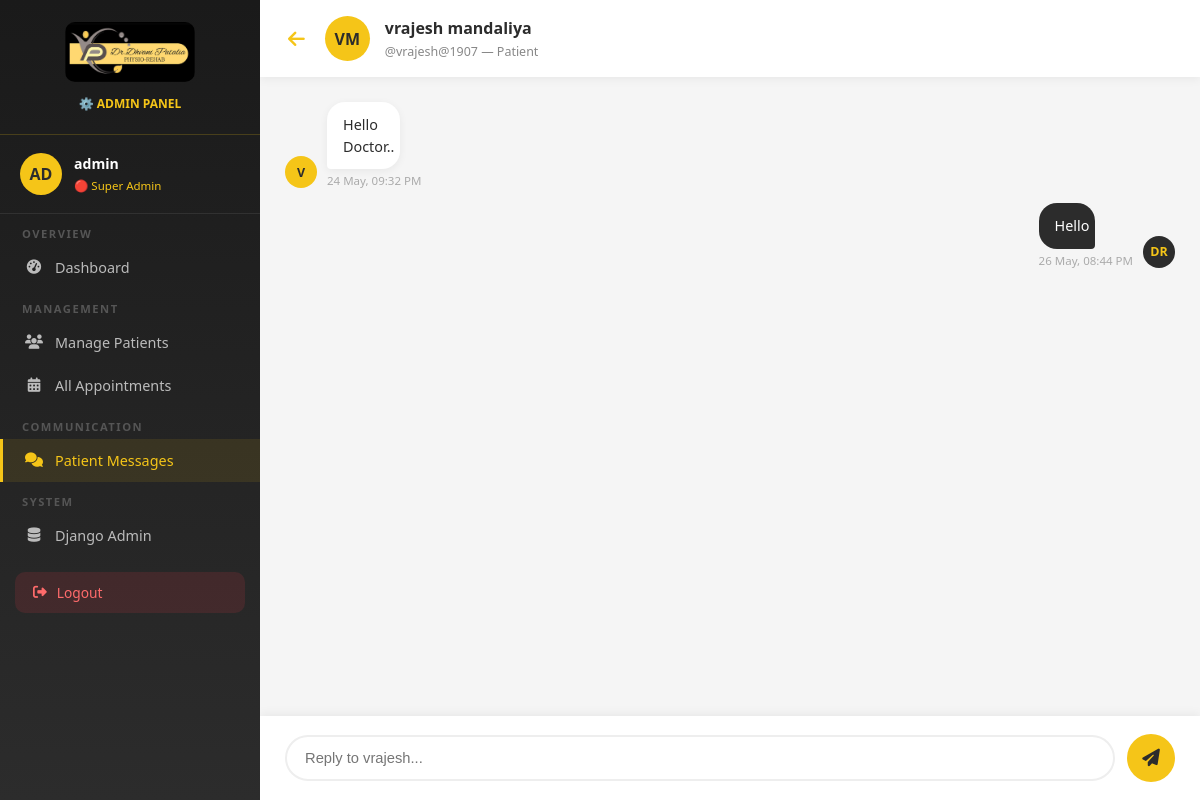
/admin-chat/4 (signed in), run on the app's committed database.
### core/models.py (models this page shows, shortened)
class Message(models.Model):
    sender = models.ForeignKey(User, on_delete=models.CASCADE, related_name='sent_messages')
    receiver = models.ForeignKey(User, on_delete=models.CASCADE, related_name='received_messages')
    content = models.TextField()
    is_read = models.BooleanField(default=False)
    created_at = models.DateTimeField(auto_now_add=True)
    class Meta:
        ordering = ['created_at']

### core/views.py (the view, shortened to what this page needs)
# urls.py: path('admin-chat/<int:patient_id>', views.admin_chat_detail, name='admin_chat_detail'),
@login_required(login_url='/login')
def admin_chat_detail(request, patient_id):
    if not request.user.is_superuser:
        return redirect('/client-dashboard')
    try:
        patient = User.objects.get(id=patient_id)
    except User.DoesNotExist:
        return redirect('/admin-chat')
    messages_list = Message.objects.filter(
        sender=patient, receiver=request.user
    ) | Message.objects.filter(
        sender=request.user, receiver=patient
    )
    messages_list = messages_list.order_by('created_at')
    Message.objects.filter(
        sender=patient,
        receiver=request.user,
        is_read=False
    ).update(is_read=True)
    return render(request, 'admin_chat_detail.html', {
        'user': request.user,
        'patient': patient,
        'messages_list': messages_list,
    })

### templates/admin_chat_detail.html (shortened to what this page needs)
{% load static %}
<!DOCTYPE html>
<html lang="en">
<head>
    <link href="https://cdnjs.cloudflare.com/ajax/libs/font-awesome/6.4.0/css/all.min.css" rel="stylesheet">
</head>
<body>
    <aside class="sidebar">
        <div class="sidebar-logo">
            <img src="{% static 'images/Dhvani_Patalia.jpeg' %}" alt="Logo">
            <p>⚙️ ADMIN PANEL</p>
        </div>
        <div class="sidebar-user">
            <div class="user-avatar">AD</div>
            <div class="user-info">
                <h4>{{ user.username }}</h4><span>🔴 Super Admin</span>
            </div>
        </div>
        <nav>
            <div class="nav-section">Overview</div>
            <a href="/admin-dashboard" class="nav-item"><i class="fas fa-tachometer-alt"></i> Dashboard</a>
            <div class="nav-section">Management</div>
            <a href="/admin-patients" class="nav-item"><i class="fas fa-users"></i> Manage Patients</a>
            <a href="/admin-appointments" class="nav-item"><i class="fas fa-calendar-alt"></i> All Appointments</a>
            <div class="nav-section">Communication</div>
            <a href="/admin-chat" class="nav-item active"><i class="fas fa-comments"></i> Patient Messages</a>
            <div class="nav-section">System</div>
            <a href="/admin/" class="nav-item"><i class="fas fa-database"></i> Django Admin</a>
        </nav>
        <a href="/logout" class="logout-btn"><i class="fas fa-sign-out-alt"></i> Logout</a>
    </aside>
    <div class="main-content">
        <div class="topbar">
            <a href="/admin-chat" class="back-btn"><i class="fas fa-arrow-left"></i></a>
            <div class="patient-avatar">
                {{ patient.first_name|first|upper }}{{ patient.last_name|first|upper }}
            </div>
            <div class="patient-info">
                <h3>{{ patient.get_full_name|default:patient.username }}</h3>
                <span>@{{ patient.username }} — Patient</span>
            </div>
        </div>
        <div class="chat-area" id="chatArea">
            {% if messages_list %}
            {% for msg in messages_list %}
            <div class="msg-row {% if msg.sender == user %}sent{% endif %}">
                <div class="msg-avatar {% if msg.sender == user %}admin{% else %}patient{% endif %}">
                    {% if msg.sender == user %}DR{% else %}{{ patient.first_name|first|upper }}{% endif %}
                </div>
                <div>
                    <div class="msg-bubble {% if msg.sender == user %}sent{% else %}received{% endif %}">
                        {{ msg.content }}
                    </div>
                    <div class="msg-time {% if msg.sender == user %}right{% endif %}">
                        {{ msg.created_at|date:"d M, h:i A" }}
                    </div>
                </div>
            </div>
            {% endfor %}
            {% else %}
            <div class="empty-chat">
                <i class="fas fa-comments"></i>
                <p>No messages yet — start the conversation!</p>
            </div>
            {% endif %}
        </div>
        <div class="chat-input">
            <form method="POST" action="/admin-chat/{{ patient.id }}">
                <div class="input-row">
                    <input type="text" name="content"
                        placeholder="Reply to {{ patient.first_name|default:patient.username }}..." autocomplete="off"
                        required>
                    <button type="submit" class="send-btn"><i class="fas fa-paper-plane"></i></button>
                </div>
            </form>
        </div>
    </div>
</body>
</html>

### templates/admin_chat_detail.html (style rules this page uses)
* { margin: 0; padding: 0; box-sizing: border-box; }
body { font-family: 'Segoe UI', sans-serif; background: #f5f5f5; display: flex; min-height: 100vh; }
.sidebar { width: 260px; height: 100vh; position: fixed; left: 0; top: 0; background: linear-gradient(180deg, #1a1a1a, #2C2C2C); overflow-y: auto; scrollbar-width: none; }
.sidebar-logo { padding: 22px 20px; border-bottom: 1px solid rgba(245, 197, 24, 0.2); text-align: center; }
.sidebar-logo img { width: 130px; border-radius: 10px; }
.sidebar-logo p { color: #F5C518; font-size: 0.75em; margin-top: 8px; font-weight: 600; }
.sidebar-user { padding: 18px 20px; border-bottom: 1px solid rgba(255, 255, 255, 0.08); display: flex; align-items: center; gap: 12px; }
.user-avatar { width: 42px; height: 42px; background: #F5C518; border-radius: 50%; display: flex; align-items: center; justify-content: center; font-weight: 800; color: #2C2C2C; }
.user-info h4 { color: white; font-size: 0.88em; }
.user-info span { color: #F5C518; font-size: 0.72em; }
.nav-section { padding: 12px 22px 5px; color: #555; font-size: 0.7em; text-transform: uppercase; letter-spacing: 1.5px; font-weight: 700; }
.nav-item { display: flex; align-items: center; gap: 12px; padding: 12px 22px; color: #bbb; text-decoration: none; font-size: 0.9em; transition: all 0.3s; border-left: 3px solid transparent; }
.nav-item:hover, .nav-item.active { background: rgba(245, 197, 24, 0.1); color: #F5C518; border-left-color: #F5C518; }
.nav-item i { width: 18px; text-align: center; }
.logout-btn { margin: 15px; display: flex; align-items: center; gap: 10px; padding: 11px 18px; background: rgba(220, 53, 69, 0.15); color: #ff6b6b; border-radius: 10px; text-decoration: none; font-size: 0.86em; }
.main-content { margin-left: 260px; flex: 1; display: flex; flex-direction: column; height: 100vh; }
.topbar { background: white; padding: 16px 28px; display: flex; align-items: center; gap: 15px; box-shadow: 0 2px 10px rgba(0, 0, 0, 0.06); }
.back-btn { color: #F5C518; text-decoration: none; font-size: 1.2em; margin-right: 5px; }
.patient-avatar { width: 45px; height: 45px; background: #F5C518; border-radius: 50%; display: flex; align-items: center; justify-content: center; font-weight: 800; color: #2C2C2C; }
.patient-info h3 { font-size: 1em; font-weight: 700; color: #2C2C2C; }
.patient-info span { font-size: 0.78em; color: #888; }
.chat-area { flex: 1; overflow-y: auto; padding: 25px; display: flex; flex-direction: column; gap: 15px; }
.msg-row { display: flex; align-items: flex-end; gap: 10px; }
.msg-row.sent { flex-direction: row-reverse; }
.msg-avatar { width: 32px; height: 32px; border-radius: 50%; display: flex; align-items: center; justify-content: center; font-weight: 700; font-size: 0.78em; flex-shrink: 0; }
.msg-avatar.admin { background: #2C2C2C; color: #F5C518; }
.msg-avatar.patient { background: #F5C518; color: #2C2C2C; }
.msg-bubble { max-width: 60%; padding: 12px 16px; border-radius: 18px; font-size: 0.9em; line-height: 1.5; }
.msg-bubble.received { background: white; color: #2C2C2C; border-bottom-left-radius: 4px; box-shadow: 0 2px 8px rgba(0, 0, 0, 0.06); }
.msg-bubble.sent { background: #2C2C2C; color: white; border-bottom-right-radius: 4px; }
.msg-time { font-size: 0.72em; color: #aaa; margin-top: 4px; }
.msg-time.right { text-align: right; }
.chat-input { background: white; padding: 18px 25px; box-shadow: 0 -2px 10px rgba(0, 0, 0, 0.06); }
.input-row { display: flex; gap: 12px; align-items: center; }
.input-row input { flex: 1; padding: 13px 18px; border: 2px solid #eee; border-radius: 25px; font-size: 0.92em; outline: none; transition: all 0.3s; }
.send-btn { width: 48px; height: 48px; background: #F5C518; color: #2C2C2C; border: none; border-radius: 50%; cursor: pointer; font-size: 1.1em; transition: all 0.3s; display: flex; align-items: center; justify-content: center; }

### data on the page
Message: content "Hello Doctor..", created_at "24 May, 09:32 PM"
Message: shows "DR", content "Hello", created_at "26 May, 08:44 PM"

### other printed values
{{ user.username }} "admin"
{{ patient.first_name|first|upper }} "V"
{{ patient.last_name|first|upper }} "M"
{{ patient.get_full_name|default:patient.username }} "vrajesh mandaliya"
{{ patient.username }} "vrajesh@1907"
